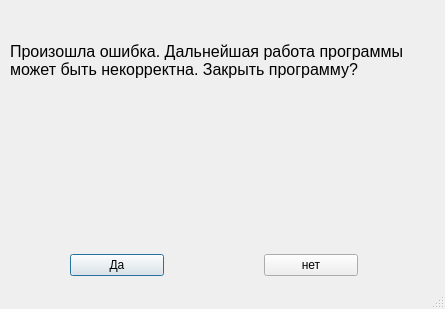
<?xml version="1.0" encoding="UTF-8"?>
<ui version="4.0">
 <class>MainWindow</class>
 <widget class="QMainWindow" name="MainWindow">
  <property name="geometry">
   <rect>
    <x>0</x>
    <y>0</y>
    <width>445</width>
    <height>309</height>
   </rect>
  </property>
  <property name="windowTitle">
   <string>MainWindow</string>
  </property>
  <widget class="QWidget" name="centralwidget">
   <widget class="QLabel" name="label">
    <property name="geometry">
     <rect>
      <x>10</x>
      <y>10</y>
      <width>421</width>
      <height>101</height>
     </rect>
    </property>
    <property name="font">
     <font>
      <pointsize>12</pointsize>
     </font>
    </property>
    <property name="text">
     <string>Произошла ошибка. Дальнейшая работа программы может быть некорректна. Закрыть программу? </string>
    </property>
    <property name="wordWrap">
     <bool>true</bool>
    </property>
   </widget>
   <widget class="QWidget" name="">
    <property name="geometry">
     <rect>
      <x>70</x>
      <y>250</y>
      <width>288</width>
      <height>30</height>
     </rect>
    </property>
    <layout class="QHBoxLayout" name="horizontalLayout" stretch="0,0">
     <property name="spacing">
      <number>100</number>
     </property>
     <property name="sizeConstraint">
      <enum>QLayout::SetDefaultConstraint</enum>
     </property>
     <item>
      <widget class="QPushButton" name="Yes">
       <property name="text">
        <string>Да</string>
       </property>
       <property name="default">
        <bool>true</bool>
       </property>
      </widget>
     </item>
     <item>
      <widget class="QPushButton" name="No">
       <property name="text">
        <string>нет</string>
       </property>
       <property name="autoDefault">
        <bool>false</bool>
       </property>
      </widget>
     </item>
    </layout>
   </widget>
  </widget>
  <widget class="QStatusBar" name="statusbar"/>
 </widget>
 <resources/>
 <connections/>
</ui>
